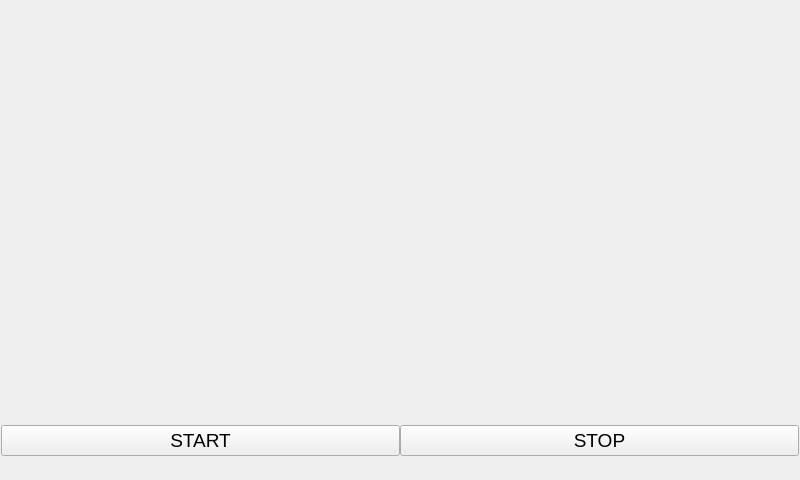
<?xml version="1.0" encoding="UTF-8"?>
<ui version="4.0">
 <class>GraphWidget</class>
 <widget class="QWidget" name="GraphWidget">
  <property name="geometry">
   <rect>
    <x>0</x>
    <y>0</y>
    <width>800</width>
    <height>480</height>
   </rect>
  </property>
  <property name="sizePolicy">
   <sizepolicy hsizetype="Expanding" vsizetype="Expanding">
    <horstretch>0</horstretch>
    <verstretch>0</verstretch>
   </sizepolicy>
  </property>
  <property name="minimumSize">
   <size>
    <width>800</width>
    <height>480</height>
   </size>
  </property>
  <property name="font">
   <font>
    <pointsize>14</pointsize>
   </font>
  </property>
  <property name="windowTitle">
   <string>Form</string>
  </property>
  <layout class="QVBoxLayout" name="verticalLayout">
   <property name="spacing">
    <number>1</number>
   </property>
   <property name="leftMargin">
    <number>1</number>
   </property>
   <property name="topMargin">
    <number>1</number>
   </property>
   <property name="rightMargin">
    <number>1</number>
   </property>
   <property name="bottomMargin">
    <number>1</number>
   </property>
   <item>
    <widget class="QChartView" name="chart" native="true">
     <property name="minimumSize">
      <size>
       <width>0</width>
       <height>400</height>
      </size>
     </property>
    </widget>
   </item>
   <item>
    <widget class="QFrame" name="frame">
     <layout class="QHBoxLayout" name="horizontalLayout_2">
      <property name="spacing">
       <number>0</number>
      </property>
      <property name="leftMargin">
       <number>0</number>
      </property>
      <property name="topMargin">
       <number>0</number>
      </property>
      <property name="rightMargin">
       <number>0</number>
      </property>
      <property name="bottomMargin">
       <number>0</number>
      </property>
      <item>
       <widget class="QPushButton" name="start_btn">
        <property name="text">
         <string>START</string>
        </property>
       </widget>
      </item>
      <item>
       <widget class="QPushButton" name="stop_btn">
        <property name="text">
         <string>STOP</string>
        </property>
       </widget>
      </item>
     </layout>
    </widget>
   </item>
  </layout>
 </widget>
 <customwidgets>
  <customwidget>
   <class>QChartView</class>
   <extends>QWidget</extends>
   <header location="global">QtCharts</header>
   <container>1</container>
  </customwidget>
 </customwidgets>
 <resources/>
 <connections/>
</ui>
